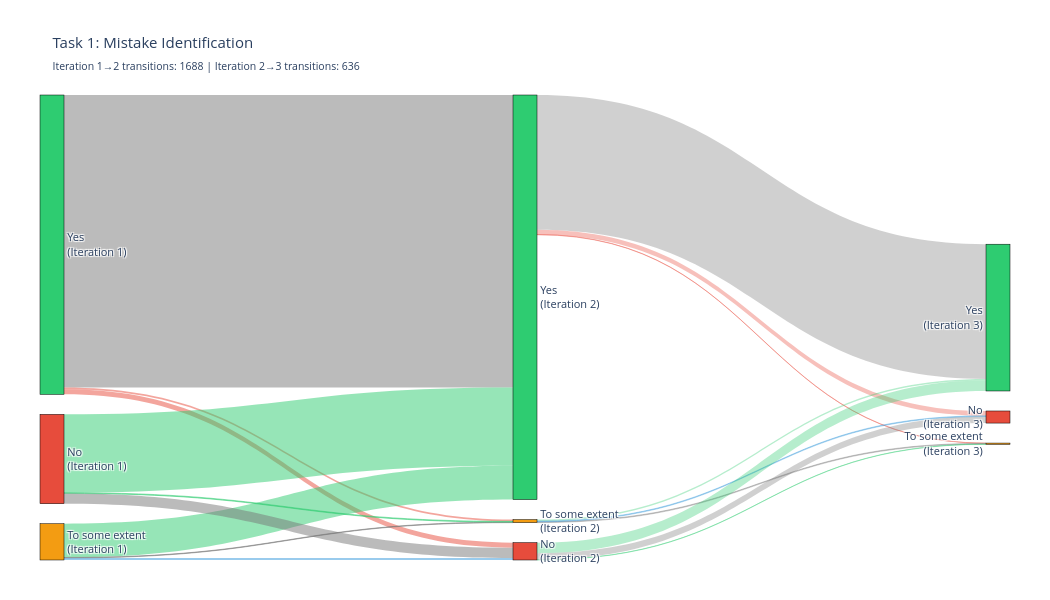
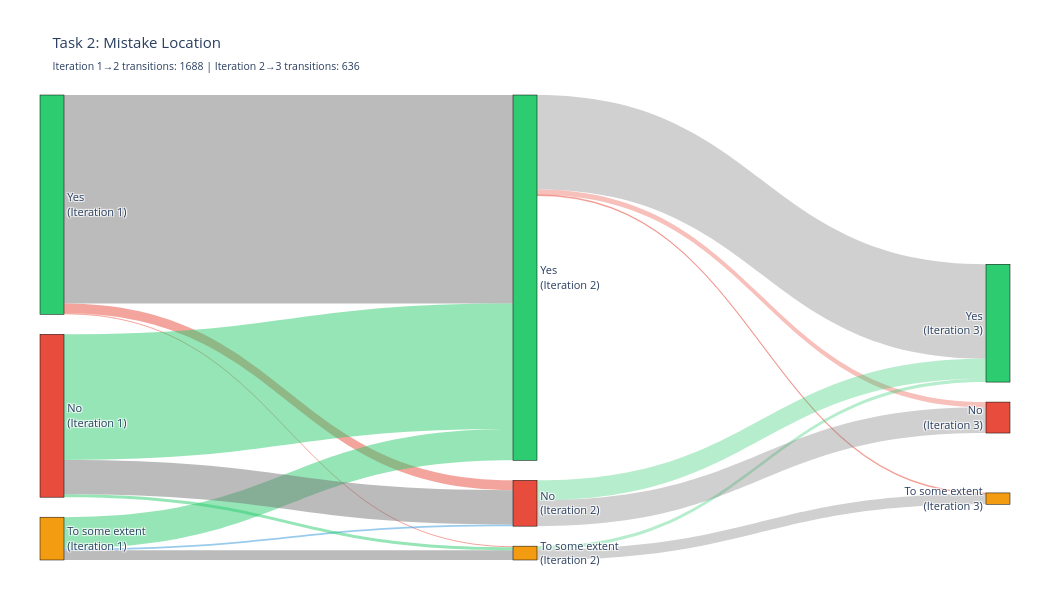
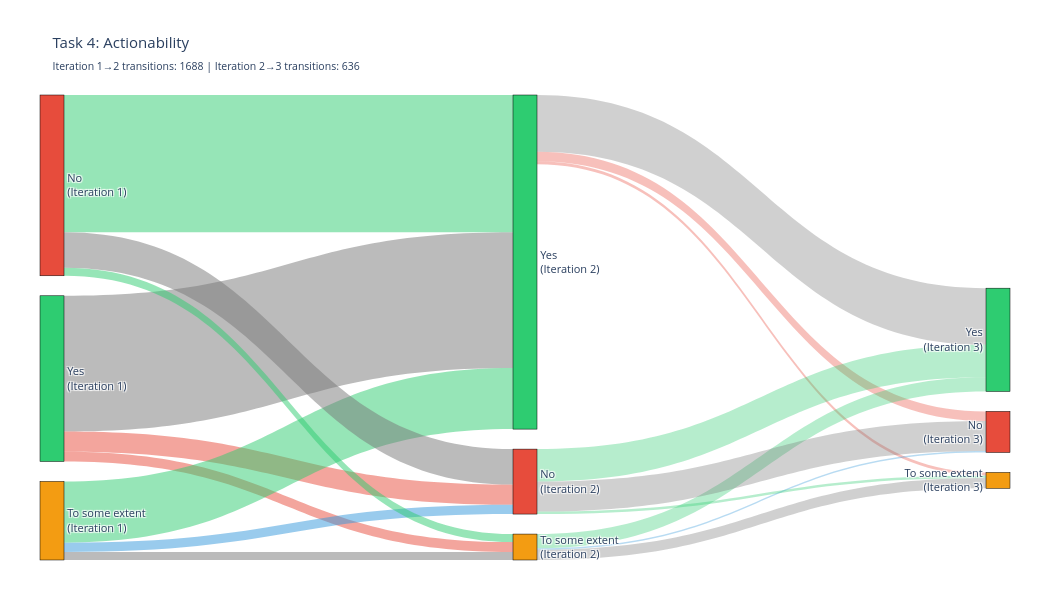
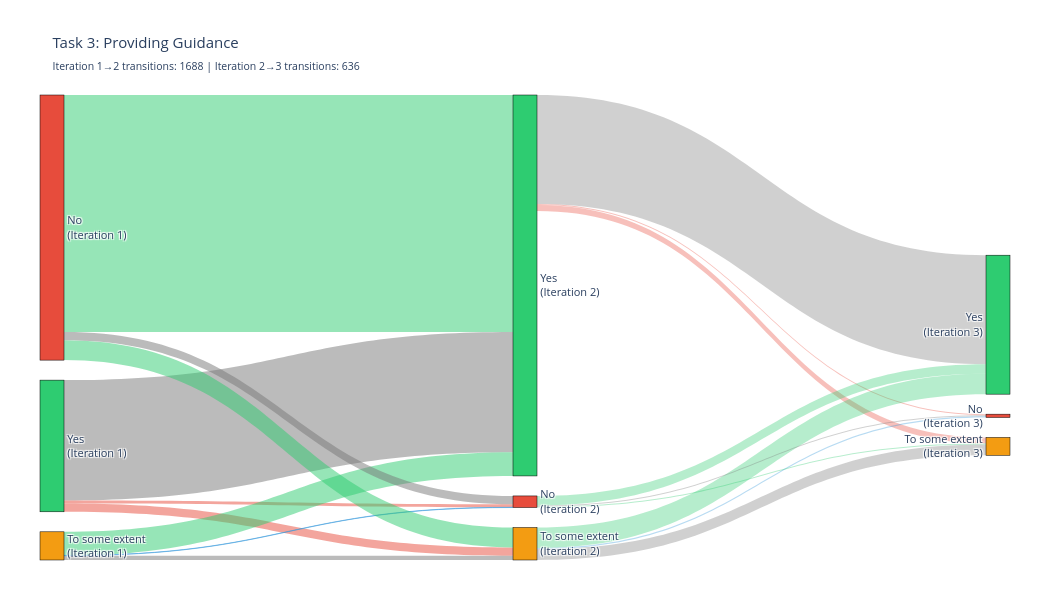

The notebook cell these images were saved under, in order:
### Code cell
# Sankey diagrams for ALL transitions with explicit iteration stages (1 -> 2 -> 3)
import plotly.graph_objects as go

# Define task display names
task_display_names = {
    'Mistake Identification (includes the relevant mistake identification)': 'Task 1: Mistake Identification',
    'Mistake Location (points to the mistake\'s location in the answer and outline what the error is to help the student remediate)': 'Task 2: Mistake Location',
    'Actionability (provides what the student should do next)': 'Task 4: Actionability',
    'Providing Guidance (should provide the student with relevant and helpful guidance)': 'Task 3: Providing Guidance'
}

label_options = ['Yes', 'To some extent', 'No']
all_tasks = bd_tasks + ['Providing Guidance (should provide the student with relevant and helpful guidance)']

for task in all_tasks:
    task_steps = all_label_transitions_by_step[task]
    if not task_steps:
        continue

    task_short = task_display_names.get(task, task.split('(')[0].strip())

    # Build nodes for 3 columns: Iteration 1, Iteration 2, Iteration 3
    nodes = (
        [f"{label}<br>(Iteration 1)" for label in label_options] +
        [f"{label}<br>(Iteration 2)" for label in label_options] +
        [f"{label}<br>(Iteration 3)" for label in label_options]
    )

    sources = []
    targets = []
    values = []
    colors = []

    # Helper: style transition color
    def transition_color(source_label, target_label, alpha=0.45):
        if source_label == target_label:
            return f'rgba(120, 120, 120, {alpha})'  # no-change
        if source_label == 'No' and target_label in ['To some extent', 'Yes']:
            return f'rgba(46, 204, 113, {alpha})'   # improvement
        if source_label == 'To some extent' and target_label == 'Yes':
            return f'rgba(46, 204, 113, {alpha})'   # improvement
        if source_label == 'Yes' and target_label in ['To some extent', 'No']:
            return f'rgba(231, 76, 60, {alpha})'    # degradation
        return f'rgba(52, 152, 219, {alpha})'       # lateral mix

    # Iteration 1 -> Iteration 2
    for src_label in label_options:
        for tgt_label in label_options:
            transition = f"{src_label} → {tgt_label}"
            count = task_steps.get((1, 2), {}).get(transition, 0)
            if count > 0:
                sources.append(label_options.index(src_label))
                targets.append(3 + label_options.index(tgt_label))
                values.append(count)
                colors.append(transition_color(src_label, tgt_label, alpha=0.50))

    # Iteration 2 -> Iteration 3
    for src_label in label_options:
        for tgt_label in label_options:
            transition = f"{src_label} → {tgt_label}"
            count = task_steps.get((2, 3), {}).get(transition, 0)
            if count > 0:
                sources.append(3 + label_options.index(src_label))
                targets.append(6 + label_options.index(tgt_label))
                values.append(count)
                colors.append(transition_color(src_label, tgt_label, alpha=0.35))

    if not values:
        continue

    step12_total = sum(task_steps.get((1, 2), {}).values())
    step23_total = sum(task_steps.get((2, 3), {}).values())

    fig = go.Figure(data=[go.Sankey(
        arrangement='snap',
        node=dict(
            pad=20,
            thickness=24,
            line=dict(color='black', width=0.5),
            label=nodes,
            color=['#2ecc71', '#f39c12', '#e74c3c'] * 3
        ),
        link=dict(
            source=sources,
            target=targets,
            value=values,
            color=colors,
            hovertemplate='%{source.label} → %{target.label}<br>Count: %{value}<extra></extra>'
        )
    )])

    fig.update_layout(
        title=(
            f"{task_short}<br>"
            f"<sub>Iteration 1→2 transitions: {step12_total} | Iteration 2→3 transitions: {step23_total}</sub>"
        ),
        font=dict(size=11),
        height=600,
        width=1050,
        showlegend=False,
        margin=dict(l=40, r=40, t=95, b=40)
    )

    fig.show()

### Figure 1 — Plotly figure (JSON) as saved in the notebook; plotly's stock layout.template omitted (floating-point values rounded to 4 significant figures)
{"data": [{"arrangement": "snap", "link": {"color": ["rgba(120, 120, 120, 0.5)", "rgba(231, 76, 60, 0.5)", "rgba(231, 76, 60, 0.5)", "rgba(46, 204, 113, 0.5)", "rgba(120, 120, 120, 0.5)", "rgba(52, 152, 219, 0.5)", "rgba(46, 204, 113, 0.5)", "rgba(46, 204, 113, 0.5)", "rgba(120, 120, 120, 0.5)", "rgba(120, 120, 120, 0.35)", "rgba(231, 76, 60, 0.35)", "rgba(231, 76, 60, 0.35)", "rgba(46, 204, 113, 0.35)", "rgba(120, 120, 120, 0.35)", "rgba(52, 152, 219, 0.35)", "rgba(46, 204, 113, 0.35)", "rgba(46, 204, 113, 0.35)", "rgba(120, 120, 120, 0.35)"], "hovertemplate": "%{source.label} → %{target.label}<br>Count: %{value}<extra></extra>", "source": [0, 0, 0, 1, 1, 1, 2, 2, 2, 3, 3, 3, 4, 4, 4, 5, 5, 5], "target": [3, 4, 5, 3, 4, 5, 3, 4, 5, 6, 7, 8, 6, 7, 8, 6, 7, 8], "value": [1162, 7, 20, 134, 2, 8, 311, 3, 41, 535, 1, 19, 6, 3, 3, 42, 1, 26]}, "node": {"color": ["#2ecc71", "#f39c12", "#e74c3c", "#2ecc71", "#f39c12", "#e74c3c", "#2ecc71", "#f39c12", "#e74c3c"], "label": ["Yes<br>(Iteration 1)", "To some extent<br>(Iteration 1)", "No<br>(Iteration 1)", "Yes<br>(Iteration 2)", "To some extent<br>(Iteration 2)", "No<br>(Iteration 2)", "Yes<br>(Iteration 3)", "To some extent<br>(Iteration 3)", "No<br>(Iteration 3)"], "line": {"color": "black", "width": 0.5}, "pad": 20, "thickness": 24}, "type": "sankey"}], "layout": {"font": {"size": 11}, "height": 600, "margin": {"b": 40, "l": 40, "r": 40, "t": 95}, "showlegend": false, "title": {"text": "Task 1: Mistake Identification<br><sub>Iteration 1→2 transitions: 1688 | Iteration 2→3 transitions: 636</sub>"}, "width": 1050}}

### Figure 2 — Plotly figure (JSON) as saved in the notebook; plotly's stock layout.template omitted (floating-point values rounded to 4 significant figures)
{"data": [{"arrangement": "snap", "link": {"color": ["rgba(120, 120, 120, 0.5)", "rgba(231, 76, 60, 0.5)", "rgba(231, 76, 60, 0.5)", "rgba(46, 204, 113, 0.5)", "rgba(120, 120, 120, 0.5)", "rgba(52, 152, 219, 0.5)", "rgba(46, 204, 113, 0.5)", "rgba(46, 204, 113, 0.5)", "rgba(120, 120, 120, 0.5)", "rgba(120, 120, 120, 0.35)", "rgba(231, 76, 60, 0.35)", "rgba(231, 76, 60, 0.35)", "rgba(46, 204, 113, 0.35)", "rgba(120, 120, 120, 0.35)", "rgba(46, 204, 113, 0.35)", "rgba(120, 120, 120, 0.35)"], "hovertemplate": "%{source.label} → %{target.label}<br>Count: %{value}<extra></extra>", "source": [0, 0, 0, 1, 1, 1, 2, 2, 2, 3, 3, 3, 4, 4, 5, 5], "target": [3, 4, 5, 3, 4, 5, 3, 4, 5, 6, 7, 8, 6, 7, 6, 8], "value": [828, 4, 39, 124, 39, 7, 499, 12, 136, 375, 3, 21, 13, 42, 80, 102]}, "node": {"color": ["#2ecc71", "#f39c12", "#e74c3c", "#2ecc71", "#f39c12", "#e74c3c", "#2ecc71", "#f39c12", "#e74c3c"], "label": ["Yes<br>(Iteration 1)", "To some extent<br>(Iteration 1)", "No<br>(Iteration 1)", "Yes<br>(Iteration 2)", "To some extent<br>(Iteration 2)", "No<br>(Iteration 2)", "Yes<br>(Iteration 3)", "To some extent<br>(Iteration 3)", "No<br>(Iteration 3)"], "line": {"color": "black", "width": 0.5}, "pad": 20, "thickness": 24}, "type": "sankey"}], "layout": {"font": {"size": 11}, "height": 600, "margin": {"b": 40, "l": 40, "r": 40, "t": 95}, "showlegend": false, "title": {"text": "Task 2: Mistake Location<br><sub>Iteration 1→2 transitions: 1688 | Iteration 2→3 transitions: 636</sub>"}, "width": 1050}}

### Figure 3 — Plotly figure (JSON) as saved in the notebook; plotly's stock layout.template omitted (floating-point values rounded to 4 significant figures)
{"data": [{"arrangement": "snap", "link": {"color": ["rgba(120, 120, 120, 0.5)", "rgba(231, 76, 60, 0.5)", "rgba(231, 76, 60, 0.5)", "rgba(46, 204, 113, 0.5)", "rgba(120, 120, 120, 0.5)", "rgba(52, 152, 219, 0.5)", "rgba(46, 204, 113, 0.5)", "rgba(46, 204, 113, 0.5)", "rgba(120, 120, 120, 0.5)", "rgba(120, 120, 120, 0.35)", "rgba(231, 76, 60, 0.35)", "rgba(231, 76, 60, 0.35)", "rgba(46, 204, 113, 0.35)", "rgba(120, 120, 120, 0.35)", "rgba(52, 152, 219, 0.35)", "rgba(46, 204, 113, 0.35)", "rgba(46, 204, 113, 0.35)", "rgba(120, 120, 120, 0.35)"], "hovertemplate": "%{source.label} → %{target.label}<br>Count: %{value}<extra></extra>", "source": [0, 0, 0, 1, 1, 1, 2, 2, 2, 3, 3, 3, 4, 4, 4, 5, 5, 5], "target": [3, 4, 5, 3, 4, 5, 3, 4, 5, 6, 7, 8, 6, 7, 8, 6, 7, 8], "value": [539, 39, 80, 243, 32, 37, 545, 32, 141, 225, 12, 38, 56, 41, 6, 129, 10, 119]}, "node": {"color": ["#2ecc71", "#f39c12", "#e74c3c", "#2ecc71", "#f39c12", "#e74c3c", "#2ecc71", "#f39c12", "#e74c3c"], "label": ["Yes<br>(Iteration 1)", "To some extent<br>(Iteration 1)", "No<br>(Iteration 1)", "Yes<br>(Iteration 2)", "To some extent<br>(Iteration 2)", "No<br>(Iteration 2)", "Yes<br>(Iteration 3)", "To some extent<br>(Iteration 3)", "No<br>(Iteration 3)"], "line": {"color": "black", "width": 0.5}, "pad": 20, "thickness": 24}, "type": "sankey"}], "layout": {"font": {"size": 11}, "height": 600, "margin": {"b": 40, "l": 40, "r": 40, "t": 95}, "showlegend": false, "title": {"text": "Task 4: Actionability<br><sub>Iteration 1→2 transitions: 1688 | Iteration 2→3 transitions: 636</sub>"}, "width": 1050}}

### Figure 4 — Plotly figure (JSON) as saved in the notebook; plotly's stock layout.template omitted (floating-point values rounded to 4 significant figures)
{"data": [{"arrangement": "snap", "link": {"color": ["rgba(120, 120, 120, 0.5)", "rgba(231, 76, 60, 0.5)", "rgba(231, 76, 60, 0.5)", "rgba(46, 204, 113, 0.5)", "rgba(120, 120, 120, 0.5)", "rgba(52, 152, 219, 0.5)", "rgba(46, 204, 113, 0.5)", "rgba(46, 204, 113, 0.5)", "rgba(120, 120, 120, 0.5)", "rgba(120, 120, 120, 0.35)", "rgba(231, 76, 60, 0.35)", "rgba(231, 76, 60, 0.35)", "rgba(46, 204, 113, 0.35)", "rgba(120, 120, 120, 0.35)", "rgba(52, 152, 219, 0.35)", "rgba(46, 204, 113, 0.35)", "rgba(46, 204, 113, 0.35)", "rgba(120, 120, 120, 0.35)"], "hovertemplate": "%{source.label} → %{target.label}<br>Count: %{value}<extra></extra>", "source": [0, 0, 0, 1, 1, 1, 2, 2, 2, 3, 3, 3, 4, 4, 4, 5, 5, 5], "target": [3, 4, 5, 3, 4, 5, 3, 4, 5, 6, 7, 8, 6, 7, 8, 6, 7, 8], "value": [478, 33, 12, 94, 17, 1, 941, 79, 33, 433, 24, 4, 81, 43, 5, 38, 4, 4]}, "node": {"color": ["#2ecc71", "#f39c12", "#e74c3c", "#2ecc71", "#f39c12", "#e74c3c", "#2ecc71", "#f39c12", "#e74c3c"], "label": ["Yes<br>(Iteration 1)", "To some extent<br>(Iteration 1)", "No<br>(Iteration 1)", "Yes<br>(Iteration 2)", "To some extent<br>(Iteration 2)", "No<br>(Iteration 2)", "Yes<br>(Iteration 3)", "To some extent<br>(Iteration 3)", "No<br>(Iteration 3)"], "line": {"color": "black", "width": 0.5}, "pad": 20, "thickness": 24}, "type": "sankey"}], "layout": {"font": {"size": 11}, "height": 600, "margin": {"b": 40, "l": 40, "r": 40, "t": 95}, "showlegend": false, "title": {"text": "Task 3: Providing Guidance<br><sub>Iteration 1→2 transitions: 1688 | Iteration 2→3 transitions: 636</sub>"}, "width": 1050}}
